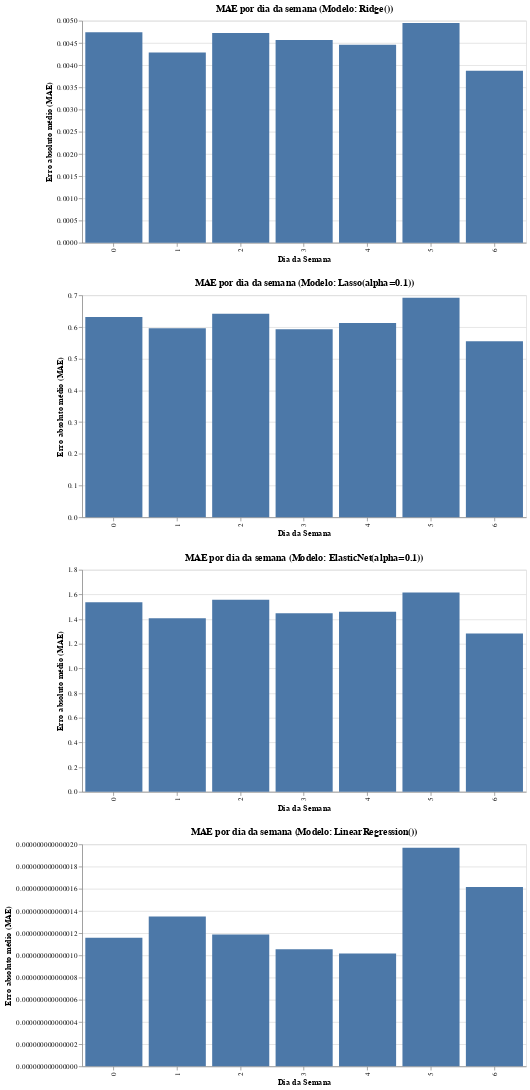

Here is the notebook cell this chart was saved with:
### Code cell
charts = []

for m in modelos:
    df_m = dow_mae[dow_mae["model"] == m].reset_index()

    chart = (
        alt.Chart(df_m)
        .mark_bar()
        .encode(
            x=alt.X("dayofweek:O", title="Dia da Semana"),
            y=alt.Y("residual:Q", title="Erro absoluto médio (MAE)"),
        )
        .properties(
            width=600,
            height=300,
            title=f"MAE por dia da semana (Modelo: {m})"
        )
    )

    charts.append(chart)

# Concat horizontal
alt.vconcat(*charts)

### Figure 1 — Vega-Lite specification as saved in the notebook (floating-point values rounded to 4 significant figures)
{"config": {"view": {"continuousWidth": 300, "continuousHeight": 300}}, "vconcat": [{"data": {"name": "data-6da215645a7352087ebea40675ee89ec"}, "mark": {"type": "bar"}, "encoding": {"x": {"field": "dayofweek", "title": "Dia da Semana", "type": "ordinal"}, "y": {"field": "residual", "title": "Erro absoluto médio (MAE)", "type": "quantitative"}}, "height": 300, "title": "MAE por dia da semana (Modelo: Ridge())", "width": 600}, {"data": {"name": "data-09067932f95971029bfa1e4449aa1262"}, "mark": {"type": "bar"}, "encoding": {"x": {"field": "dayofweek", "title": "Dia da Semana", "type": "ordinal"}, "y": {"field": "residual", "title": "Erro absoluto médio (MAE)", "type": "quantitative"}}, "height": 300, "title": "MAE por dia da semana (Modelo: Lasso(alpha=0.1))", "width": 600}, {"data": {"name": "data-b1d6167368388a6e41252b440a36893d"}, "mark": {"type": "bar"}, "encoding": {"x": {"field": "dayofweek", "title": "Dia da Semana", "type": "ordinal"}, "y": {"field": "residual", "title": "Erro absoluto médio (MAE)", "type": "quantitative"}}, "height": 300, "title": "MAE por dia da semana (Modelo: ElasticNet(alpha=0.1))", "width": 600}, {"data": {"name": "data-d7f9f0d9111bc42138e34d30c549a53f"}, "mark": {"type": "bar"}, "encoding": {"x": {"field": "dayofweek", "title": "Dia da Semana", "type": "ordinal"}, "y": {"field": "residual", "title": "Erro absoluto médio (MAE)", "type": "quantitative"}}, "height": 300, "title": "MAE por dia da semana (Modelo: LinearRegression())", "width": 600}], "$schema": "https://vega.github.io/schema/vega-lite/v6.1.0.json", "datasets": {"data-6da215645a7352087ebea40675ee89ec": [{"index": 21, "model": "Ridge()", "dayofweek": 0, "residual": 0.004742}, {"index": 22, "model": "Ridge()", "dayofweek": 1, "residual": 0.004286}, {"index": 23, "model": "Ridge()", "dayofweek": 2, "residual": 0.004722}, {"index": 24, "model": "Ridge()", "dayofweek": 3, "residual": 0.004565}, {"index": 25, "model": "Ridge()", "dayofweek": 4, "residual": 0.004461}, {"index": 26, "model": "Ridge()", "dayofweek": 5, "residual": 0.004946}, {"index": 27, "model": "Ridge()", "dayofweek": 6, "residual": 0.003872}], "data-09067932f95971029bfa1e4449aa1262": [{"index": 7, "model": "Lasso(alpha=0.1)", "dayofweek": 0, "residual": 0.6313}, {"index": 8, "model": "Lasso(alpha=0.1)", "dayofweek": 1, "residual": 0.596}, {"index": 9, "model": "Lasso(alpha=0.1)", "dayofweek": 2, "residual": 0.6419}, {"index": 10, "model": "Lasso(alpha=0.1)", "dayofweek": 3, "residual": 0.5928}, {"index": 11, "model": "Lasso(alpha=0.1)", "dayofweek": 4, "residual": 0.6128}, {"index": 12, "model": "Lasso(alpha=0.1)", "dayofweek": 5, "residual": 0.6922}, {"index": 13, "model": "Lasso(alpha=0.1)", "dayofweek": 6, "residual": 0.5547}], "data-b1d6167368388a6e41252b440a36893d": [{"index": 0, "model": "ElasticNet(alpha=0.1)", "dayofweek": 0, "residual": 1.537}, {"index": 1, "model": "ElasticNet(alpha=0.1)", "dayofweek": 1, "residual": 1.407}, {"index": 2, "model": "ElasticNet(alpha=0.1)", "dayofweek": 2, "residual": 1.558}, {"index": 3, "model": "ElasticNet(alpha=0.1)", "dayofweek": 3, "residual": 1.447}, {"index": 4, "model": "ElasticNet(alpha=0.1)", "dayofweek": 4, "residual": 1.46}, {"index": 5, "model": "ElasticNet(alpha=0.1)", "dayofweek": 5, "residual": 1.616}, {"index": 6, "model": "ElasticNet(alpha=0.1)", "dayofweek": 6, "residual": 1.283}], "data-d7f9f0d9111bc42138e34d30c549a53f": [{"index": 14, "model": "LinearRegression()", "dayofweek": 0, "residual": 1.158e-14}, {"index": 15, "model": "LinearRegression()", "dayofweek": 1, "residual": 1.35e-14}, {"index": 16, "model": "LinearRegression()", "dayofweek": 2, "residual": 1.187e-14}, {"index": 17, "model": "LinearRegression()", "dayofweek": 3, "residual": 1.054e-14}, {"index": 18, "model": "LinearRegression()", "dayofweek": 4, "residual": 1.016e-14}, {"index": 19, "model": "LinearRegression()", "dayofweek": 5, "residual": 1.969e-14}, {"index": 20, "model": "LinearRegression()", "dayofweek": 6, "residual": 1.615e-14}]}}
